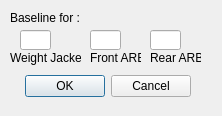
<?xml version="1.0" encoding="UTF-8"?>
<ui version="4.0">
 <class>Dialog</class>
 <widget class="QDialog" name="Dialog">
  <property name="geometry">
   <rect>
    <x>0</x>
    <y>0</y>
    <width>222</width>
    <height>116</height>
   </rect>
  </property>
  <property name="windowTitle">
   <string>Dialog</string>
  </property>
  <widget class="QDialogButtonBox" name="buttonBox">
   <property name="geometry">
    <rect>
     <x>20</x>
     <y>70</y>
     <width>171</width>
     <height>32</height>
    </rect>
   </property>
   <property name="orientation">
    <enum>Qt::Horizontal</enum>
   </property>
   <property name="standardButtons">
    <set>QDialogButtonBox::Cancel|QDialogButtonBox::Ok</set>
   </property>
  </widget>
  <widget class="QLabel" name="baselineLabel">
   <property name="geometry">
    <rect>
     <x>10</x>
     <y>10</y>
     <width>71</width>
     <height>16</height>
    </rect>
   </property>
   <property name="text">
    <string>&lt;html&gt;&lt;head/&gt;&lt;body&gt;&lt;p&gt;Baseline for :&lt;/p&gt;&lt;/body&gt;&lt;/html&gt;</string>
   </property>
  </widget>
  <widget class="QLineEdit" name="weightInput">
   <property name="geometry">
    <rect>
     <x>20</x>
     <y>30</y>
     <width>31</width>
     <height>20</height>
    </rect>
   </property>
  </widget>
  <widget class="QLabel" name="label">
   <property name="geometry">
    <rect>
     <x>10</x>
     <y>50</y>
     <width>71</width>
     <height>16</height>
    </rect>
   </property>
   <property name="text">
    <string>Weight Jacker</string>
   </property>
  </widget>
  <widget class="QLineEdit" name="frontInput">
   <property name="geometry">
    <rect>
     <x>90</x>
     <y>30</y>
     <width>31</width>
     <height>20</height>
    </rect>
   </property>
  </widget>
  <widget class="QLabel" name="label_2">
   <property name="geometry">
    <rect>
     <x>90</x>
     <y>50</y>
     <width>51</width>
     <height>16</height>
    </rect>
   </property>
   <property name="text">
    <string>Front ARB</string>
   </property>
  </widget>
  <widget class="QLabel" name="label_3">
   <property name="geometry">
    <rect>
     <x>150</x>
     <y>50</y>
     <width>51</width>
     <height>16</height>
    </rect>
   </property>
   <property name="text">
    <string>Rear ARB</string>
   </property>
  </widget>
  <widget class="QLineEdit" name="rearInput">
   <property name="geometry">
    <rect>
     <x>150</x>
     <y>30</y>
     <width>31</width>
     <height>20</height>
    </rect>
   </property>
  </widget>
 </widget>
 <resources/>
 <connections>
  <connection>
   <sender>buttonBox</sender>
   <signal>accepted()</signal>
   <receiver>Dialog</receiver>
   <slot>accept()</slot>
   <hints>
    <hint type="sourcelabel">
     <x>248</x>
     <y>254</y>
    </hint>
    <hint type="destinationlabel">
     <x>157</x>
     <y>274</y>
    </hint>
   </hints>
  </connection>
  <connection>
   <sender>buttonBox</sender>
   <signal>rejected()</signal>
   <receiver>Dialog</receiver>
   <slot>reject()</slot>
   <hints>
    <hint type="sourcelabel">
     <x>316</x>
     <y>260</y>
    </hint>
    <hint type="destinationlabel">
     <x>286</x>
     <y>274</y>
    </hint>
   </hints>
  </connection>
 </connections>
</ui>
